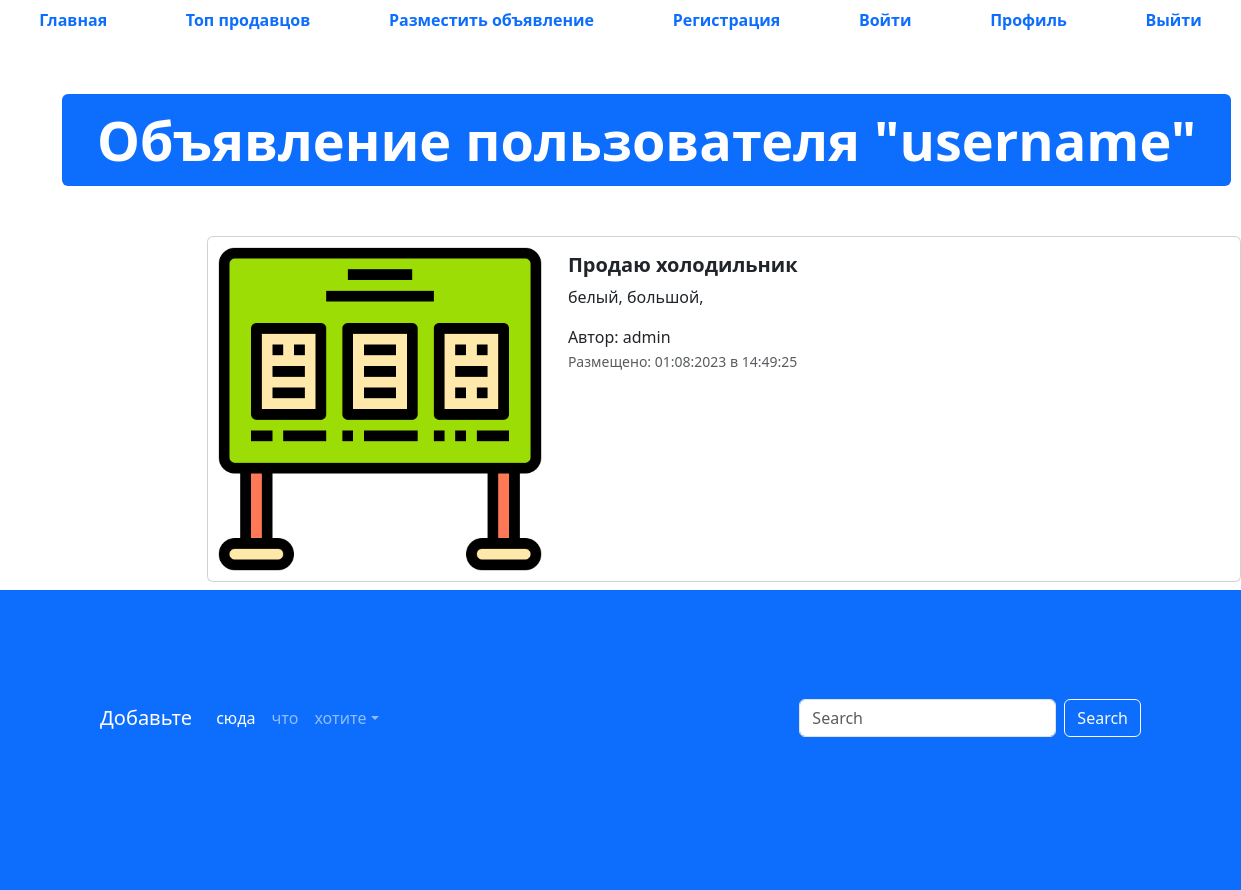
/advertisement/2, run on the app's committed database.
### app/models.py (models this page shows, shortened)
class Adverisement(models.Model):
    user = models.ForeignKey(to = User, verbose_name="Пользователь", on_delete=models.CASCADE)
    title = models.CharField("Название", max_length=128)
    description = models.TextField("Описание")
    price = models.DecimalField("Цена", max_digits=10, decimal_places=2)
    auction = models.BooleanField("Торг", help_text="Отметьте, если торг уместен")
    created_ad = models.DateTimeField(auto_now_add=True)
    updated_at = models.DateTimeField(auto_now=True)
    image = models.ImageField("Изображение", upload_to="advertisement/")
    @admin.display(description="Дата создания")
    def created_date(self):
        if self.created_ad.date() == timezone.now().date():
            created_time = self.created_ad.time().strftime("%H:%M:%S")
            return format_html(
                '<span style="color:pink; font-weight: bold;">Сегодня в {}</span>', created_time
            )
        return self.created_ad.strftime("%d:%m:%Y в %H:%M:%S")
    class Meta:
        db_table = "advertisements"

### app/views.py (the view)
# urls.py: path('advertisement/<int:pk>', advertisements_detail, name="adv-detail")
def advertisements_detail(request, pk):
    advertisement = Adverisement.objects.get(id=pk)
    context = {"advertisement": advertisement}
    return render(request, "app/advertisement.html", context)

### templates/app/advertisement.html (shortened to what this page needs)
  {% extends "base.html" %}
  {% load static %}
  {% block content %}
  <ul class="nav nav-pills sticky-top bg-white nav-fill">
    <li class="nav-item">
      <a class="nav-link" href="{% url 'main-page' %}">
        <span style="font-weight: bold;">Главная</span>
      </a>
    </li>
    <li class="nav-item">
      <a class="nav-link" href="{% url 'top_sellers' %}"><span style="font-weight: bold;">Топ продавцов</span>
      </a>
    </li>
    <li class="nav-item">
      <a class="nav-link" href="{% url 'advertisement_post' %}">
        <span style="font-weight: bold;">Разместить объявление</span>
      </a>
    </li>
    <li class="nav-item">
      <a class="nav-link" href="register.html">
        <span style="font-weight: bold;">Регистрация</span>
      </a>
    </li>
    <li class="nav-item">
      <a class="nav-link" href="login.html">
        <span style="font-weight: bold;">Войти</span>
      </a>
    </li>
    <li class="nav-item">
      <a class="nav-link" href="profile.html">
        <span style="font-weight: bold;">Профиль</span>
      </a>
    </li>
    <li class="nav-item">
      <a class="nav-link" href="#">
        <span style="font-weight: bold;">Выйти</span>
      </a>
    </li>
  </ul>
  <div class="container" style="margin: 50px;">
    <div class="display-2">
      <span class="badge bg-primary">Объявление пользователя "username"</span>
    </div>
  </div>
  <div class="col offset-2">
    <div class="card mb-2" style="max-width: 1200px; margin-top: 20px;">
      <div class="row g-0">
        <div class="col-md-4">
          <a href="#" class="nav-link">
            <img src="{%if advertisement.image != '1' %} {{ advertisement.image.url }} {% else %} {% static 'img/comercial.png'%} {%endif%}" class="img-fluid rounded-start" alt="Card title">
          </a>
        </div>
        <div class="col">
          <div class="card-body">
            <h5 class="card-title">
              <a href="#" class="nav-link"><strong>{{ advertisement.title }}</strong></a>
            </h5>
            <p class="card-text">
              {{ advertisement.description }}
            </p>
            <span>Автор: {{advertisement.user}}</span>
            <p class="card-text"><small class="text-muted">Размещено: {{advertisement.created_date}}</small></p>
          </div>
        </div>
      </div>
    </div>
  </div>
  <footer style="padding: 100px; min-height: 300px;" class="bg-primary">
    <nav class="navbar navbar-expand-sm navbar-dark">
      <a class="navbar-brand" href="#">Добавьте</a>
      <div class="collapse navbar-collapse" id="collapsibleNavId">
        <ul class="navbar-nav me-auto mt-2 mt-lg-0">
          <li class="nav-item">
            <a class="nav-link active" href="#" aria-current="page">сюда</a>
          </li>
          <li class="nav-item">
            <a class="nav-link" href="#">что</a>
          </li>
          <li class="nav-item dropdown">
            <a class="nav-link dropdown-toggle" href="#" id="dropdownId" data-bs-toggle="dropdown" aria-haspopup="true"
              aria-expanded="false">хотите</a>
          </li>
        </ul>
        <form class="d-flex my-2 my-lg-0">
          <input class="form-control me-sm-2" type="text" placeholder="Search">
          <button class="btn btn-outline-light my-2 my-sm-0" type="submit">Search</button>
        </form>
      </div>
    </nav>
  </footer>
  {% endblock %}

### data on the page
Adverisement: title "Продаю холодильник", description "белый, большой,", user "admin", created_date "01:08:2023 в 14:49:25"
